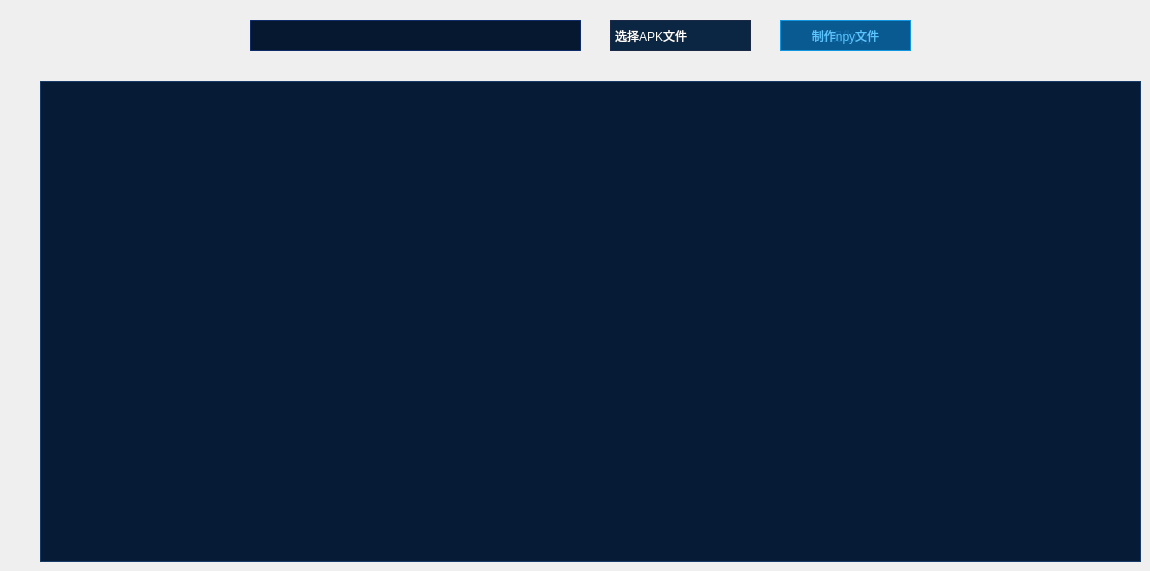
       <widget class="QWidget" name="page_9">
        <widget class="QPushButton" name="npyrun">
         <property name="geometry">
          <rect>
           <x>780</x>
           <y>20</y>
           <width>131</width>
           <height>31</height>
          </rect>
         </property>
         <property name="styleSheet">
          <string notr="true">background: rgba(0,84,143,0.8);
    border: 1px solid #1197E2;
    font: 9pt &quot;微软雅黑&quot;;
    color: #5BC5FF;</string>
         </property>
         <property name="text">
          <string>可视化npy</string>
         </property>
        </widget>
        <widget class="QLineEdit" name="path">
         <property name="geometry">
          <rect>
           <x>250</x>
           <y>20</y>
           <width>331</width>
           <height>31</height>
          </rect>
         </property>
         <property name="styleSheet">
          <string notr="true">QLineEdit{
        width: 100px;
        height: 34px;
        background: #05182F;
        border: 1px solid #163B69;
        border: 1px solid rgba(24, 65, 162, 0.5);
        font: 9pt &quot;微软雅黑&quot;;
        color: #DAFBFF;
        line-height: 50px;
}</string>
         </property>
        </widget>
        <widget class="QTableWidget" name="npytable">
         <property name="geometry">
          <rect>
           <x>40</x>
           <y>81</y>
           <width>1101</width>
           <height>481</height>
          </rect>
         </property>
         <property name="styleSheet">
          <string notr="true">QTableWidget
{
    color: white;
    background: #061B35;
    border: 1px solid #163B69;
    alternate-background-color:#0B2443;
    gridline-color: 1px solid #163B69;
}

QTableWidget::item{
    border: 1px solid #163B69;
    /* 设置文本水平和垂直居中 */
    text-align: center;
    vertical-align: middle;
}
QHeaderView
{
    background:transparent;
}

QHeaderView::section
{
    color:rgb(218, 251, 255);
    background: #0B3259;
    border: 1px solid #163B69;
}

QScrollBar:vertical{
    width:16px;
    border-style:flat;
    border-radius: 4px;
    border:0px;
    background: #19191A;
}

QScrollBar::handle:vertical{
    background: #163B69;
    border-radius: 4px;
    width:8px;
    min-height:91px;
    border-style:flat;
}

QScrollBar::handle:vertical::hover{
    background: #163B69;
    border-radius: 4px;
    width:16px;
}

QScrollBar::handle:vertical::pressed{
    background: #163B69;
    border-radius:4px;
}

QScrollBar:horizontal{
    height:16px;
    border-style:flat;
    border-radius: 4px;
    border:0px;
    background: #19191A;
}

QScrollBar::handle:horizontal{
    background: #163B69;
    border-radius: 4px;
    height:8px;
    min-width:91px;
    border-style:flat;
}
QScrollBar::handle:horizontal::hover{
    background: #163B69;
    border-radius: 4px;
    height:8px;
}
QScrollBar::handle:horizontal::pressed{
    background: #163B69;
    border-radius:4px;
    height:8px;
}

QScrollBar::sub-page:vertical {
    background: #19191A;
    border-style:flat;
}

QScrollBar::add-page:vertical {
   background: #19191A;
    border-style:flat;
}

QScrollBar::add-line:vertical{
   background: #19191A;
}

QScrollBar::sub-line:vertical {
   background: #19191A;
}


QScrollBar::sub-page:horizontal {
    background: #19191A;
    border-style:flat;
}
QScrollBar::add-page:horizontal {
   background: #19191A;
    border-style:flat;
}
QScrollBar::sub-line:horizontal {
   background: #19191A;
}
QScrollBar::add-line:horizontal{
   background: #19191A;
}
</string>
         </property>
        </widget>
        <widget class="QComboBox" name="datacombox">
         <property name="geometry">
          <rect>
           <x>610</x>
           <y>20</y>
           <width>141</width>
           <height>31</height>
          </rect>
         </property>
         <property name="styleSheet">
          <string notr="true">QComboBox
{
    width: 130px;
    height: 30px;
    background: #0B2642;
    border: 1px solid rgba(31, 42, 72, 194);
    border-image: url(:/icon/AontherUI/leida1_n.png);
    font: 9pt &quot;微软雅黑&quot;;
    line-height: 35px;
    color: white;
}

QComboBox::down-arrow{
    image:url(&quot;:/icon/RaderControl/Arrow1.png&quot;);
    background: transparent;
}

QComboBox::drop-down{
    background: transparent;
}
</string>
         </property>
         <item>
          <property name="text">
           <string>选择APK文件</string>
          </property>
         </item>
         <item>
          <property name="text">
           <string>选择npy文件</string>
          </property>
         </item>
        </widget>
        <widget class="QPushButton" name="apkrun">
         <property name="geometry">
          <rect>
           <x>780</x>
           <y>20</y>
           <width>131</width>
           <height>31</height>
          </rect>
         </property>
         <property name="styleSheet">
          <string notr="true">background: rgba(0,84,143,0.8);
    border: 1px solid #1197E2;
    font: 9pt &quot;微软雅黑&quot;;
    color: #5BC5FF;</string>
         </property>
         <property name="text">
          <string>制作npy文件</string>
         </property>
        </widget>
       </widget>
